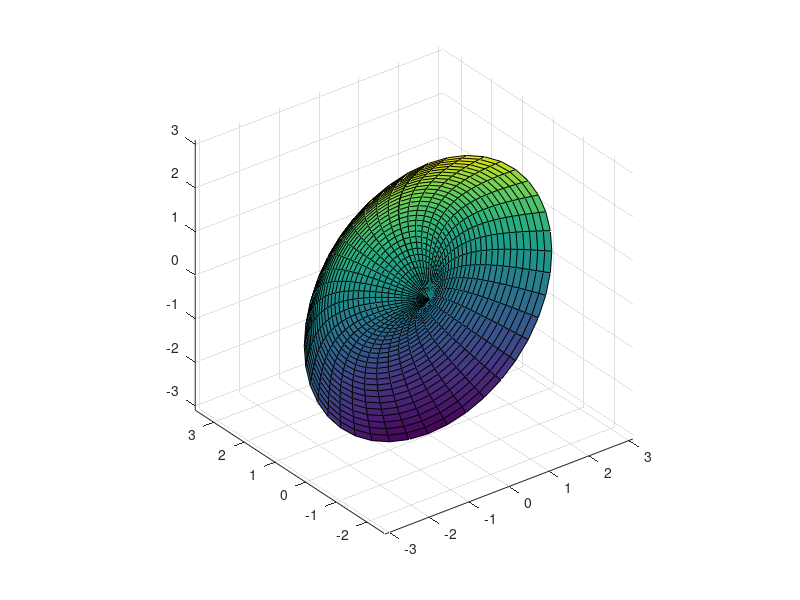

Recreate this plot in MATLAB.
clc
r = 0:0.1:pi;
z = sin(r);
theta = 0:pi/20:2*pi;
xx = bsxfun(@times,r',cos(theta));
yy = bsxfun(@times,r',sin(theta));
zz = repmat(z',1,length(theta));
surf(yy,zz,xx)
axis equal